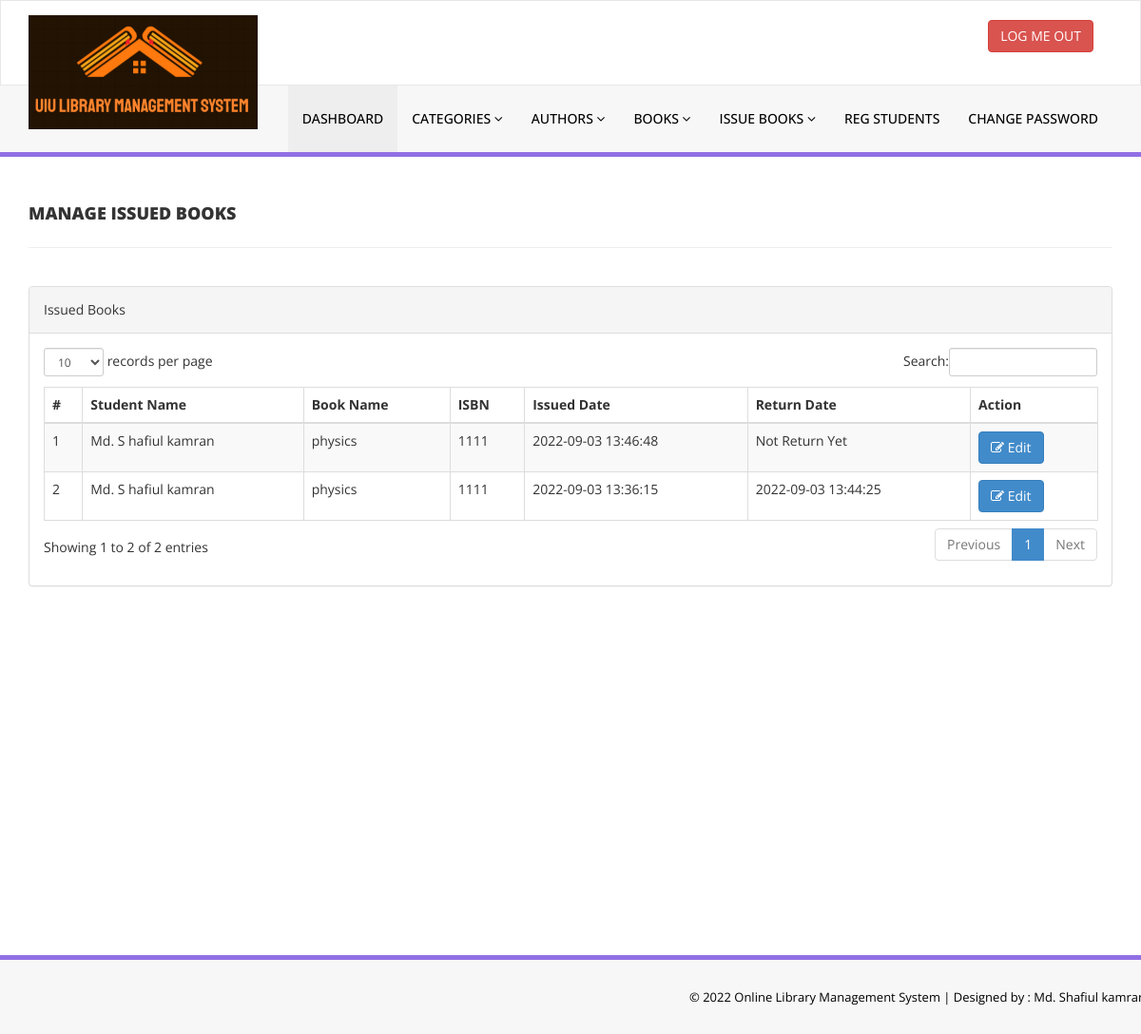
Screenshot of /admin/manage-issued-books.php (signed in) with the database file from the repository.
### tables this page shows
CREATE TABLE `tblissuedbookdetails` (
  `id` int(11) NOT NULL,
  `BookId` int(11) DEFAULT NULL,
  `StudentID` varchar(150) DEFAULT NULL,
  `IssuesDate` timestamp NULL DEFAULT current_timestamp(),
  `ReturnDate` timestamp NULL DEFAULT NULL ON UPDATE current_timestamp(),
  `RetrunStatus` int(1) DEFAULT NULL,
  `fine` int(11) DEFAULT NULL,
  `delivery` int(11) NOT NULL
);

CREATE TABLE `tblstudents` (
  `id` int(11) NOT NULL,
  `StudentId` varchar(100) DEFAULT NULL,
  `FullName` varchar(120) DEFAULT NULL,
  `EmailId` varchar(120) DEFAULT NULL,
  `MobileNumber` char(11) DEFAULT NULL,
  `Password` varchar(120) DEFAULT NULL,
  `Status` int(1) DEFAULT NULL,
  `RegDate` timestamp NULL DEFAULT current_timestamp(),
  `UpdationDate` timestamp NULL DEFAULT NULL ON UPDATE current_timestamp()
);

CREATE TABLE `tblbooks` (
  `id` int(11) NOT NULL,
  `BookName` varchar(255) DEFAULT NULL,
  `CatId` int(11) DEFAULT NULL,
  `AuthorId` int(11) DEFAULT NULL,
  `ISBNNumber` varchar(25) DEFAULT NULL,
  `BookPrice` decimal(10,2) DEFAULT NULL,
  `bookImage` varchar(250) NOT NULL,
  `isIssued` int(1) DEFAULT NULL,
  `RegDate` timestamp NULL DEFAULT current_timestamp(),
  `UpdationDate` timestamp NULL DEFAULT NULL ON UPDATE current_timestamp()
);

### admin/manage-issued-books.php (the view, shortened to what this page needs)
<?php
include('includes/config.php');
if(strlen($_SESSION['alogin'])==0)
    {
header('location:index.php');
}
else{
    ?>
<!DOCTYPE html>
<html xmlns="http://www.w3.org/1999/xhtml">
<head>
    <link href="assets/css/bootstrap.css" rel="stylesheet" />
    <link href="assets/css/font-awesome.css" rel="stylesheet" />
    <link href="assets/js/dataTables/dataTables.bootstrap.css" rel="stylesheet" />
    <link href="assets/css/style.css" rel="stylesheet" />
</head>
<body>
<?php include('includes/header.php');?>
    <div class="content-wrapper">
         <div class="container">
        <div class="row pad-botm">
            <div class="col-md-12">
                <h4 class="header-line">Manage Issued Books</h4>
    </div>
     <div class="row">
</div>
        </div>
            <div class="row">
                <div class="col-md-12">
                    <div class="panel panel-default">
                        <div class="panel-heading">
                          Issued Books
                        </div>
                        <div class="panel-body">
                            <div class="table-responsive">
                                <table class="table table-striped table-bordered table-hover" id="dataTables-example">
                                    <thead>
                                        <tr>
                                            <th>#</th>
                                            <th>Student Name</th>
                                            <th>Book Name</th>
                                            <th>ISBN </th>
                                            <th>Issued Date</th>
                                            <th>Return Date</th>
                                            <th>Action</th>
                                        </tr>
                                    </thead>
                                    <tbody>
<?php $sql = "SELECT tblstudents.FullName,tblbooks.BookName,tblbooks.ISBNNumber,tblissuedbookdetails.IssuesDate,tblissuedbookdetails.ReturnDate,tblissuedbookdetails.id as rid from  tblissuedbookdetails join tblstudents on tblstudents.StudentId=tblissuedbookdetails.StudentId join tblbooks on tblbooks.id=tblissuedbookdetails.BookId order by tblissuedbookdetails.id desc";
$query = $dbh -> prepare($sql);
$query->execute();
$results=$query->fetchAll(PDO::FETCH_OBJ);
$cnt=1;
if($query->rowCount() > 0)
{
foreach($results as $result)
{               ?>
                                        <tr class="odd gradeX">
                                            <td class="center"><?php echo htmlentities($cnt);?></td>
                                            <td class="center"><?php echo htmlentities($result->FullName);?></td>
                                            <td class="center"><?php echo htmlentities($result->BookName);?></td>
                                            <td class="center"><?php echo htmlentities($result->ISBNNumber);?></td>
                                            <td class="center"><?php echo htmlentities($result->IssuesDate);?></td>
                                            <td class="center"><?php if($result->ReturnDate=="")
                                            {
                                                echo htmlentities("Not Return Yet");
                                            } else {
                                            echo htmlentities($result->ReturnDate);
}
                                            ?></td>
                                            <td class="center">
                                            <a href="update-issue-bookdeails.php?rid=<?php echo htmlentities($result->rid);?>"><button class="btn btn-primary"><i class="fa fa-edit "></i> Edit</button>
                                            </td>
                                        </tr>
 <?php $cnt=$cnt+1;}} ?>
                                    </tbody>
                                </table>
                            </div>
                        </div>
                    </div>
                </div>
            </div>
    </div>
    </div>
  <?php include('includes/footer.php');?>
</body>
</html>
<?php } ?>

### admin/assets/css/style.css (style rules this page uses)
.content-wrapper { margin-top: 40px; min-height:800px; padding-bottom:90px; }
.header-line { font-weight:900; padding-bottom:25px; border-bottom:1px solid #eeeeee; text-transform:uppercase; }
.pad-botm { padding-bottom:30px; }

### rows the page displays
tblissuedbookdetails: tblstudents.FullName "Md. S hafiul kamran", BookId.BookName "physics", BookId.ISBNNumber "1111", IssuesDate "2022-09-03 13:46:48"
tblissuedbookdetails: tblstudents.FullName "Md. S hafiul kamran", BookId.BookName "physics", BookId.ISBNNumber "1111", IssuesDate "2022-09-03 13:36:15", ReturnDate "2022-09-03 13:44:25"
